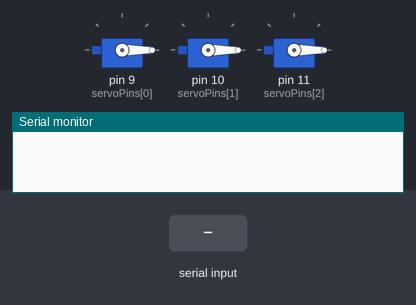
The sketch below on a simulated Arduino Uno, built with avr-gcc and run on an emulated ATmega328P. Shown: 3 × servo, the last lines printed to the serial monitor. Inputs (shaded band) come from the test bench.

Above: at 1.2 s.
1.3 s: "4\n" received over Serial
At 2.4 s:
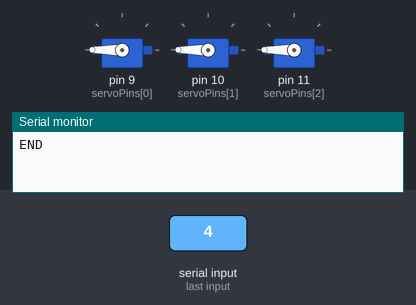
Timing chart, 0 to 4.3 s (numbered marks = the images above; inputs shaded):
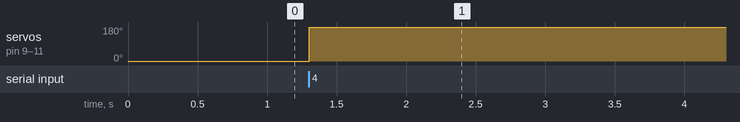

Measured:
- after the input at 1.3 s, servo on pin 9 (servoPins[0]), servo on pin 10 (servoPins[1]), servo on pin 11 (servoPins[2]): 0° → 180° at once

The sketch:

servo_3.ino
```cpp
#include <Servo.h>

Servo servos[3];

const int servoPins[3] = {9, 10, 11};

// 口ごとの開く角度
const int openAngle[3] = {
  180,  // 口1
  180,   // 口2
  180    // 口3
};

// 状態管理
bool moving[3] = {false, false, false};
unsigned long openTime[3];
const unsigned long OPEN_TIME = 3000;   // 3秒後に閉じる

void setup() {
  Serial.begin(9600);

  for (int i = 0; i < 3; i++) {
    servos[i].attach(servoPins[i]);
    servos[i].write(0);   // 初期位置(閉)
  }
}

void loop() {

  // シリアル受信
  if (Serial.available()) {
    int servoNum = Serial.parseInt();

    // 4のとき
    if (servoNum == 4) {
      for (int i = 0; i < 3; i++) {
        servos[i].write(openAngle[i]);
        moving[i] = false;   // 自動で閉じない
      }

      Serial.println("END");
      while (true);          // プログラム停止
    }

    // 1～3のとき
    if (servoNum >= 1 && servoNum <= 3) {
      openLid(servoNum, openAngle[servoNum - 1]);
    }
  }

  // 一定時間後に閉じる
  for (int i = 0; i < 3; i++) {
    if (moving[i] && millis() - openTime[i] >= OPEN_TIME) {
      servos[i].write(0);    // 閉じる
      moving[i] = false;
    }
  }
}

void openLid(int servoNum, int angle) {

  int index = servoNum - 1;

  servos[index].write(angle);   // 開く

  moving[index] = true;
  openTime[index] = millis();
}
```
